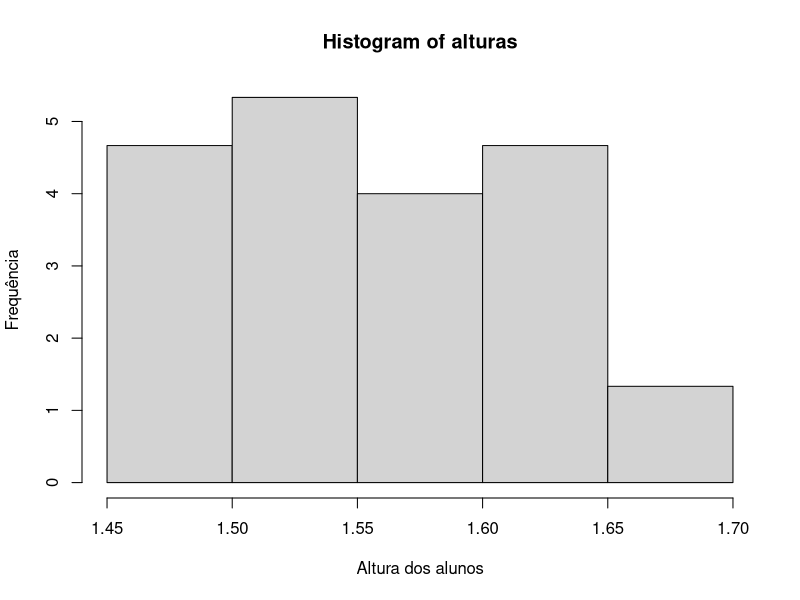

Here is the R script that generated this plot:
# Histograma - variáveis quantitativas continuas

alturas<-c(1.5, 1.53, 1.68, 1.51, 1.63, 1.65, 1.54, 1.55, 1.65, 1.56, 1.57, 1.5, 
           1.6, 1.48, 1.61, 1.52, 1.63, 1.47, 1.52, 1.5, 1.52, 1.46, 1.45, 1.66,
           1.65, 1.59, 1.51, 1.58, 1.62, 1.60)

hist(alturas, 
     breaks = "Sturges", 
     xlab = "Altura dos alunos", 
     ylab = "Frequência",
     freq = FALSE
     )